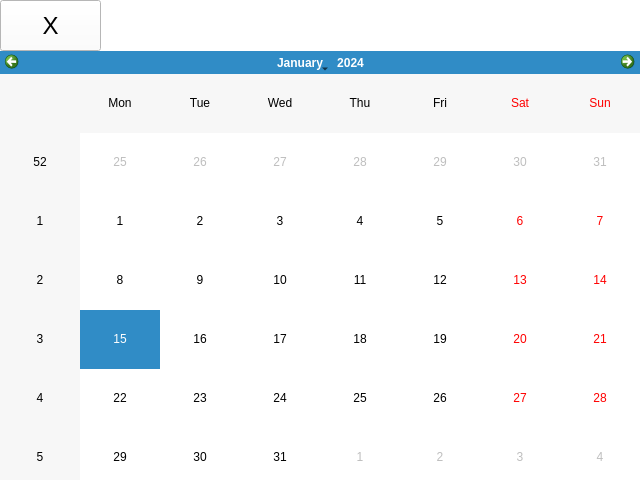
<?xml version="1.0" encoding="UTF-8"?>
<ui version="4.0">
 <class>Calendari</class>
 <widget class="QWidget" name="Calendari">
  <property name="geometry">
   <rect>
    <x>0</x>
    <y>0</y>
    <width>640</width>
    <height>480</height>
   </rect>
  </property>
  <property name="windowTitle">
   <string>Calendari</string>
  </property>
  <property name="styleSheet">
   <string notr="true"/>
  </property>
  <widget class="QWidget" name="centralWidget" native="true">
   <property name="geometry">
    <rect>
     <x>0</x>
     <y>0</y>
     <width>641</width>
     <height>51</height>
    </rect>
   </property>
   <property name="styleSheet">
    <string notr="true">background-color: rgb(255,255,255);</string>
   </property>
   <widget class="QPushButton" name="pushButton">
    <property name="geometry">
     <rect>
      <x>0</x>
      <y>0</y>
      <width>101</width>
      <height>51</height>
     </rect>
    </property>
    <property name="font">
     <font>
      <pointsize>18</pointsize>
     </font>
    </property>
    <property name="text">
     <string>X</string>
    </property>
   </widget>
  </widget>
  <widget class="QCalendarWidget" name="calendarWidget">
   <property name="geometry">
    <rect>
     <x>0</x>
     <y>51</y>
     <width>640</width>
     <height>435</height>
    </rect>
   </property>
  </widget>
 </widget>
 <layoutdefault spacing="6" margin="11"/>
 <resources/>
 <connections/>
</ui>
